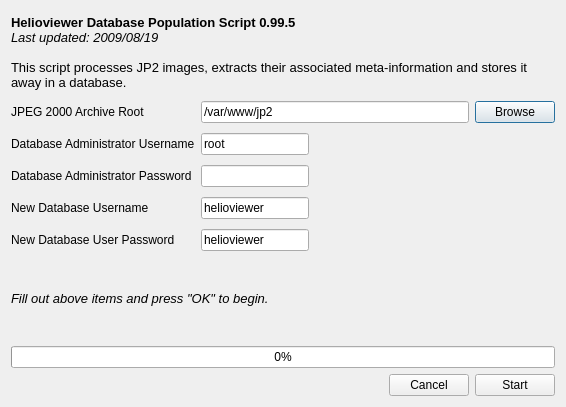
<?xml version="1.0" encoding="UTF-8"?>
<ui version="4.0">
 <author>Keith Hughitt</author>
 <class>InstallDialog</class>
 <widget class="QDialog" name="InstallDialog">
  <property name="geometry">
   <rect>
    <x>0</x>
    <y>0</y>
    <width>566</width>
    <height>407</height>
   </rect>
  </property>
  <property name="windowTitle">
   <string>Helioviewer Database Installation</string>
  </property>
  <property name="windowIcon">
   <iconset>
    <normaloff>hv.ico</normaloff>hv.ico</iconset>
  </property>
  <property name="sizeGripEnabled">
   <bool>false</bool>
  </property>
  <property name="modal">
   <bool>false</bool>
  </property>
  <layout class="QVBoxLayout" name="verticalLayout">
   <item>
    <widget class="QLabel" name="greetingLbl">
     <property name="text">
      <string>&lt;!DOCTYPE HTML PUBLIC &quot;-//W3C//DTD HTML 4.0//EN&quot; &quot;http://www.w3.org/TR/REC-html40/strict.dtd&quot;&gt;
&lt;html&gt;&lt;head&gt;&lt;meta name=&quot;qrichtext&quot; content=&quot;1&quot; /&gt;&lt;style type=&quot;text/css&quot;&gt;
p, li { white-space: pre-wrap; }
&lt;/style&gt;&lt;/head&gt;&lt;body style=&quot; font-family:'Sans'; font-size:10pt; font-weight:400; font-style:normal;&quot;&gt;
&lt;p style=&quot; margin-top:0px; margin-bottom:0px; margin-left:0px; margin-right:0px; -qt-block-indent:0; text-indent:0px;&quot;&gt;&lt;span style=&quot; font-weight:600;&quot;&gt;Helioviewer Database Population Script 0.99.5&lt;/span&gt;&lt;/p&gt;
&lt;p style=&quot; margin-top:0px; margin-bottom:0px; margin-left:0px; margin-right:0px; -qt-block-indent:0; text-indent:0px;&quot;&gt;&lt;span style=&quot; font-style:italic;&quot;&gt;Last updated: 2009/08/19&lt;/span&gt;&lt;/p&gt;
&lt;p style=&quot;-qt-paragraph-type:empty; margin-top:0px; margin-bottom:0px; margin-left:0px; margin-right:0px; -qt-block-indent:0; text-indent:0px; font-style:italic;&quot;&gt;&lt;/p&gt;
&lt;p style=&quot; margin-top:0px; margin-bottom:0px; margin-left:0px; margin-right:0px; -qt-block-indent:0; text-indent:0px;&quot;&gt;This script processes JP2 images, extracts their associated meta-information and stores it away in a database.&lt;/p&gt;&lt;/body&gt;&lt;/html&gt;</string>
     </property>
     <property name="wordWrap">
      <bool>true</bool>
     </property>
    </widget>
   </item>
   <item>
    <layout class="QGridLayout" name="gridLayout">
     <property name="verticalSpacing">
      <number>10</number>
     </property>
     <item row="1" column="0">
      <widget class="QLabel" name="adminUsernameLbl">
       <property name="enabled">
        <bool>true</bool>
       </property>
       <property name="sizePolicy">
        <sizepolicy hsizetype="Fixed" vsizetype="Preferred">
         <horstretch>0</horstretch>
         <verstretch>0</verstretch>
        </sizepolicy>
       </property>
       <property name="text">
        <string>Database Administrator Username</string>
       </property>
       <property name="textFormat">
        <enum>Qt::AutoText</enum>
       </property>
       <property name="alignment">
        <set>Qt::AlignLeading|Qt::AlignLeft|Qt::AlignVCenter</set>
       </property>
       <property name="margin">
        <number>0</number>
       </property>
      </widget>
     </item>
     <item row="4" column="0">
      <widget class="QLabel" name="hvPasswordLbl">
       <property name="text">
        <string>New Database User Password</string>
       </property>
      </widget>
     </item>
     <item row="3" column="0">
      <widget class="QLabel" name="hvUsernameLbl">
       <property name="text">
        <string>New Database Username</string>
       </property>
      </widget>
     </item>
     <item row="2" column="0">
      <widget class="QLabel" name="adminPasswordLbl">
       <property name="text">
        <string>Database Administrator Password</string>
       </property>
      </widget>
     </item>
     <item row="1" column="1">
      <widget class="QLineEdit" name="adminUsernameInput">
       <property name="sizePolicy">
        <sizepolicy hsizetype="Fixed" vsizetype="Fixed">
         <horstretch>0</horstretch>
         <verstretch>0</verstretch>
        </sizepolicy>
       </property>
       <property name="toolTip">
        <string>&lt;!DOCTYPE HTML PUBLIC &quot;-//W3C//DTD HTML 4.0//EN&quot; &quot;http://www.w3.org/TR/REC-html40/strict.dtd&quot;&gt;
&lt;html&gt;&lt;head&gt;&lt;meta name=&quot;qrichtext&quot; content=&quot;1&quot; /&gt;&lt;style type=&quot;text/css&quot;&gt;
p, li { white-space: pre-wrap; }
&lt;/style&gt;&lt;/head&gt;&lt;body style=&quot; font-family:'Sans'; font-size:10pt; font-weight:400; font-style:normal;&quot;&gt;
&lt;p style=&quot; margin-top:0px; margin-bottom:0px; margin-left:0px; margin-right:0px; -qt-block-indent:0; text-indent:0px;&quot;&gt;&lt;span style=&quot; font-weight:600;&quot;&gt;Database Administrator Username&lt;/span&gt;&lt;/p&gt;
&lt;p style=&quot;-qt-paragraph-type:empty; margin-top:0px; margin-bottom:0px; margin-left:0px; margin-right:0px; -qt-block-indent:0; text-indent:0px; font-weight:600;&quot;&gt;&lt;/p&gt;
&lt;p style=&quot; margin-top:0px; margin-bottom:0px; margin-left:0px; margin-right:0px; -qt-block-indent:0; text-indent:0px;&quot;&gt;Please enter a username which has administrative priveleges to the database. This will be used in order to create the Helioviewer database schema and users with access to the schema.&lt;/p&gt;&lt;/body&gt;&lt;/html&gt;</string>
       </property>
       <property name="text">
        <string>root</string>
       </property>
      </widget>
     </item>
     <item row="2" column="1">
      <widget class="QLineEdit" name="adminPasswordInput">
       <property name="sizePolicy">
        <sizepolicy hsizetype="Fixed" vsizetype="Fixed">
         <horstretch>0</horstretch>
         <verstretch>0</verstretch>
        </sizepolicy>
       </property>
       <property name="toolTip">
        <string>&lt;!DOCTYPE HTML PUBLIC &quot;-//W3C//DTD HTML 4.0//EN&quot; &quot;http://www.w3.org/TR/REC-html40/strict.dtd&quot;&gt;
&lt;html&gt;&lt;head&gt;&lt;meta name=&quot;qrichtext&quot; content=&quot;1&quot; /&gt;&lt;style type=&quot;text/css&quot;&gt;
p, li { white-space: pre-wrap; }
&lt;/style&gt;&lt;/head&gt;&lt;body style=&quot; font-family:'Sans'; font-size:10pt; font-weight:400; font-style:normal;&quot;&gt;
&lt;p style=&quot; margin-top:0px; margin-bottom:0px; margin-left:0px; margin-right:0px; -qt-block-indent:0; text-indent:0px;&quot;&gt;&lt;span style=&quot; font-weight:600;&quot;&gt;Database Administrator Password&lt;/span&gt;&lt;/p&gt;
&lt;p style=&quot;-qt-paragraph-type:empty; margin-top:0px; margin-bottom:0px; margin-left:0px; margin-right:0px; -qt-block-indent:0; text-indent:0px; font-weight:600;&quot;&gt;&lt;/p&gt;
&lt;p style=&quot; margin-top:0px; margin-bottom:0px; margin-left:0px; margin-right:0px; -qt-block-indent:0; text-indent:0px;&quot;&gt;Password for the above database administrator.&lt;/p&gt;&lt;/body&gt;&lt;/html&gt;</string>
       </property>
       <property name="echoMode">
        <enum>QLineEdit::Password</enum>
       </property>
      </widget>
     </item>
     <item row="4" column="1">
      <widget class="QLineEdit" name="hvUsernamePassword">
       <property name="sizePolicy">
        <sizepolicy hsizetype="Fixed" vsizetype="Fixed">
         <horstretch>0</horstretch>
         <verstretch>0</verstretch>
        </sizepolicy>
       </property>
       <property name="toolTip">
        <string>&lt;!DOCTYPE HTML PUBLIC &quot;-//W3C//DTD HTML 4.0//EN&quot; &quot;http://www.w3.org/TR/REC-html40/strict.dtd&quot;&gt;
&lt;html&gt;&lt;head&gt;&lt;meta name=&quot;qrichtext&quot; content=&quot;1&quot; /&gt;&lt;style type=&quot;text/css&quot;&gt;
p, li { white-space: pre-wrap; }
&lt;/style&gt;&lt;/head&gt;&lt;body style=&quot; font-family:'Sans'; font-size:10pt; font-weight:400; font-style:normal;&quot;&gt;
&lt;p style=&quot; margin-top:0px; margin-bottom:0px; margin-left:0px; margin-right:0px; -qt-block-indent:0; text-indent:0px;&quot;&gt;&lt;span style=&quot; font-weight:600;&quot;&gt;New Database User Password&lt;/span&gt;&lt;/p&gt;
&lt;p style=&quot;-qt-paragraph-type:empty; margin-top:0px; margin-bottom:0px; margin-left:0px; margin-right:0px; -qt-block-indent:0; text-indent:0px; font-weight:600;&quot;&gt;&lt;/p&gt;
&lt;p style=&quot; margin-top:0px; margin-bottom:0px; margin-left:0px; margin-right:0px; -qt-block-indent:0; text-indent:0px;&quot;&gt;The password to use for the new database user.&lt;/p&gt;&lt;/body&gt;&lt;/html&gt;</string>
       </property>
       <property name="text">
        <string>helioviewer</string>
       </property>
      </widget>
     </item>
     <item row="3" column="1">
      <widget class="QLineEdit" name="hvUsernameInput">
       <property name="sizePolicy">
        <sizepolicy hsizetype="Fixed" vsizetype="Fixed">
         <horstretch>0</horstretch>
         <verstretch>0</verstretch>
        </sizepolicy>
       </property>
       <property name="toolTip">
        <string>&lt;!DOCTYPE HTML PUBLIC &quot;-//W3C//DTD HTML 4.0//EN&quot; &quot;http://www.w3.org/TR/REC-html40/strict.dtd&quot;&gt;
&lt;html&gt;&lt;head&gt;&lt;meta name=&quot;qrichtext&quot; content=&quot;1&quot; /&gt;&lt;style type=&quot;text/css&quot;&gt;
p, li { white-space: pre-wrap; }
&lt;/style&gt;&lt;/head&gt;&lt;body style=&quot; font-family:'Sans'; font-size:10pt; font-weight:400; font-style:normal;&quot;&gt;
&lt;p style=&quot; margin-top:0px; margin-bottom:0px; margin-left:0px; margin-right:0px; -qt-block-indent:0; text-indent:0px;&quot;&gt;&lt;span style=&quot; font-weight:600;&quot;&gt;New Database Username&lt;/span&gt;&lt;/p&gt;
&lt;p style=&quot;-qt-paragraph-type:empty; margin-top:0px; margin-bottom:0px; margin-left:0px; margin-right:0px; -qt-block-indent:0; text-indent:0px; font-weight:600;&quot;&gt;&lt;/p&gt;
&lt;p style=&quot; margin-top:0px; margin-bottom:0px; margin-left:0px; margin-right:0px; -qt-block-indent:0; text-indent:0px;&quot;&gt;This is the username you want to use to access the Helioviewer back-end. It used by the query API's to interact with the database.&lt;/p&gt;&lt;/body&gt;&lt;/html&gt;</string>
       </property>
       <property name="text">
        <string>helioviewer</string>
       </property>
      </widget>
     </item>
     <item row="0" column="0">
      <widget class="QLabel" name="jp2RootDirLbl">
       <property name="text">
        <string>JPEG 2000 Archive Root</string>
       </property>
      </widget>
     </item>
     <item row="0" column="1">
      <widget class="QLineEdit" name="jp2RootDirInput">
       <property name="text">
        <string>/var/www/jp2</string>
       </property>
      </widget>
     </item>
     <item row="0" column="2">
      <widget class="QPushButton" name="jp2BrowseBtn">
       <property name="sizePolicy">
        <sizepolicy hsizetype="Minimum" vsizetype="Fixed">
         <horstretch>0</horstretch>
         <verstretch>0</verstretch>
        </sizepolicy>
       </property>
       <property name="text">
        <string>Browse</string>
       </property>
      </widget>
     </item>
    </layout>
   </item>
   <item>
    <widget class="QLabel" name="label">
     <property name="text">
      <string>&lt;!DOCTYPE HTML PUBLIC &quot;-//W3C//DTD HTML 4.0//EN&quot; &quot;http://www.w3.org/TR/REC-html40/strict.dtd&quot;&gt;
&lt;html&gt;&lt;head&gt;&lt;meta name=&quot;qrichtext&quot; content=&quot;1&quot; /&gt;&lt;style type=&quot;text/css&quot;&gt;
p, li { white-space: pre-wrap; }
&lt;/style&gt;&lt;/head&gt;&lt;body style=&quot; font-family:'Sans'; font-size:10pt; font-weight:400; font-style:normal;&quot;&gt;
&lt;p style=&quot; margin-top:0px; margin-bottom:0px; margin-left:0px; margin-right:0px; -qt-block-indent:0; text-indent:0px;&quot;&gt;&lt;span style=&quot; font-style:italic;&quot;&gt;Fill out above items and press &quot;OK&quot; to begin.&lt;/span&gt;&lt;/p&gt;&lt;/body&gt;&lt;/html&gt;</string>
     </property>
     <property name="textFormat">
      <enum>Qt::RichText</enum>
     </property>
    </widget>
   </item>
   <item>
    <widget class="QProgressBar" name="progressBar">
     <property name="enabled">
      <bool>true</bool>
     </property>
     <property name="value">
      <number>0</number>
     </property>
    </widget>
   </item>
   <item>
    <layout class="QHBoxLayout" name="horizontalLayout_2">
     <item>
      <widget class="QDialogButtonBox" name="buttonBox">
       <property name="orientation">
        <enum>Qt::Horizontal</enum>
       </property>
       <property name="standardButtons">
        <set>QDialogButtonBox::Cancel</set>
       </property>
      </widget>
     </item>
     <item>
      <widget class="QPushButton" name="startBtn">
       <property name="text">
        <string>Start</string>
       </property>
       <property name="flat">
        <bool>false</bool>
       </property>
      </widget>
     </item>
    </layout>
   </item>
  </layout>
 </widget>
 <resources/>
 <connections>
  <connection>
   <sender>buttonBox</sender>
   <signal>accepted()</signal>
   <receiver>InstallDialog</receiver>
   <slot>accept()</slot>
   <hints>
    <hint type="sourcelabel">
     <x>248</x>
     <y>254</y>
    </hint>
    <hint type="destinationlabel">
     <x>157</x>
     <y>274</y>
    </hint>
   </hints>
  </connection>
  <connection>
   <sender>buttonBox</sender>
   <signal>rejected()</signal>
   <receiver>InstallDialog</receiver>
   <slot>reject()</slot>
   <hints>
    <hint type="sourcelabel">
     <x>316</x>
     <y>260</y>
    </hint>
    <hint type="destinationlabel">
     <x>286</x>
     <y>274</y>
    </hint>
   </hints>
  </connection>
 </connections>
</ui>
